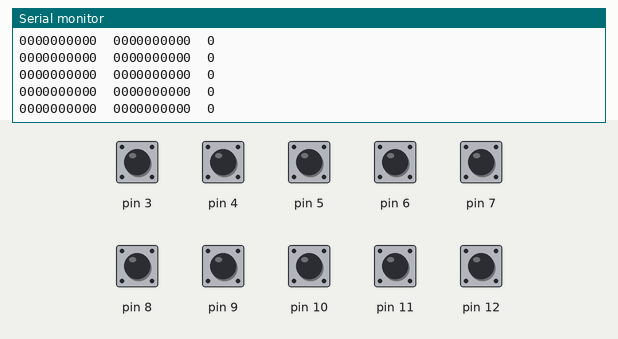
Bench run of a sketch on a simulated Arduino Uno, built with avr-gcc and run on an emulated ATmega328P. Parts: the last lines printed to the serial monitor. Inputs (shaded band) come from the test bench; at power-on: pin 3–12 HIGH.

Above: at 1.2 s.
1.3 s: pin 3 pulled LOW for 0.15 s
At 1.32 s:
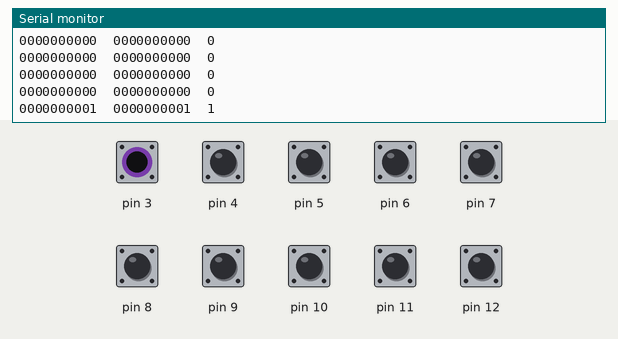
2.9 s: pin 4 pulled LOW for 0.15 s
At 2.95 s:
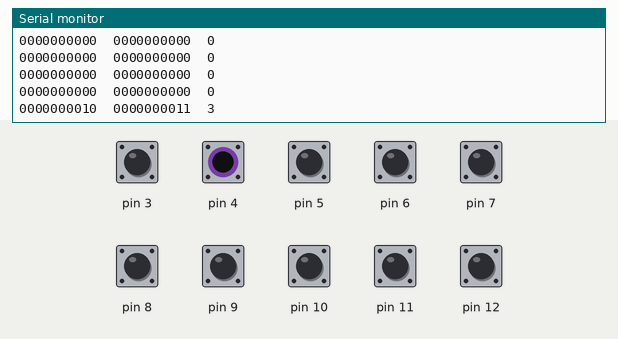
6.0 s: pin 5 pulled LOW for 0.15 s
At 6.09 s:
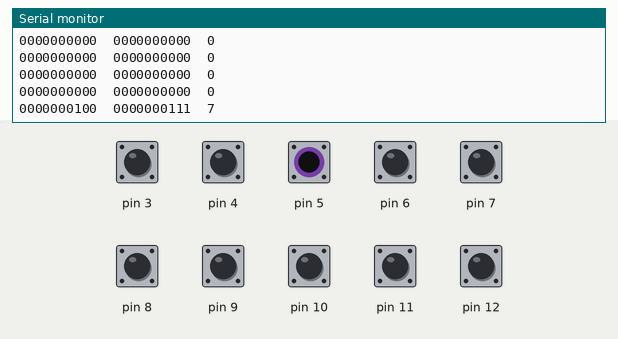
7.6 s: pin 6 pulled LOW for 0.15 s
At 7.61 s:
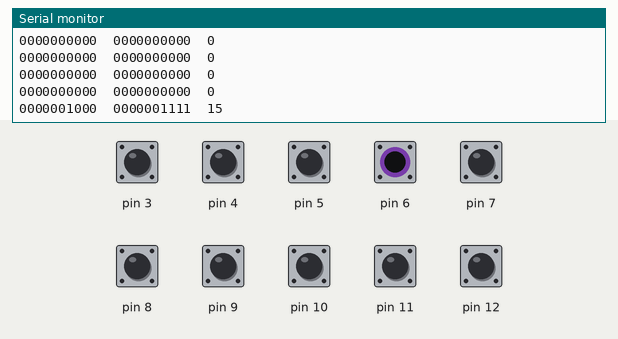
9.2 s: pin 7 pulled LOW for 0.15 s
At 9.23 s:
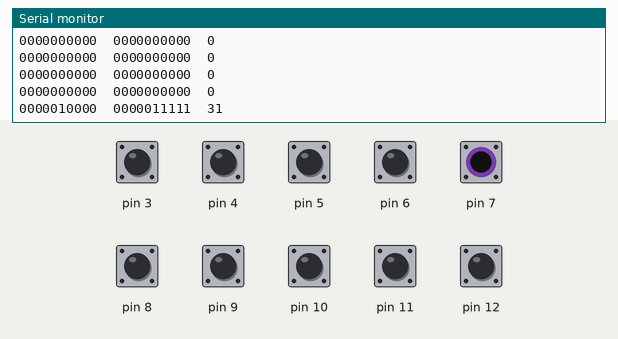
12.3 s: pin 8 pulled LOW for 0.15 s
At 12.38 s:
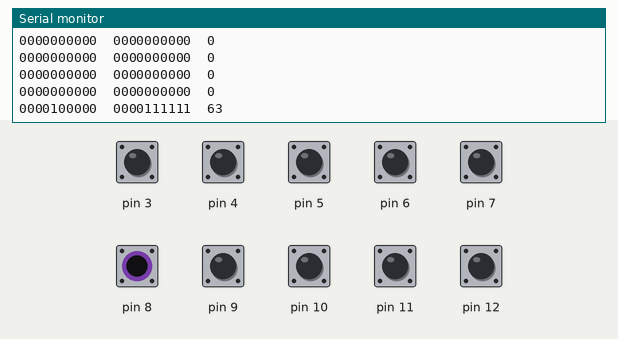
Timing chart, 0 to 14.9 s (numbered marks = the images above; inputs shaded):
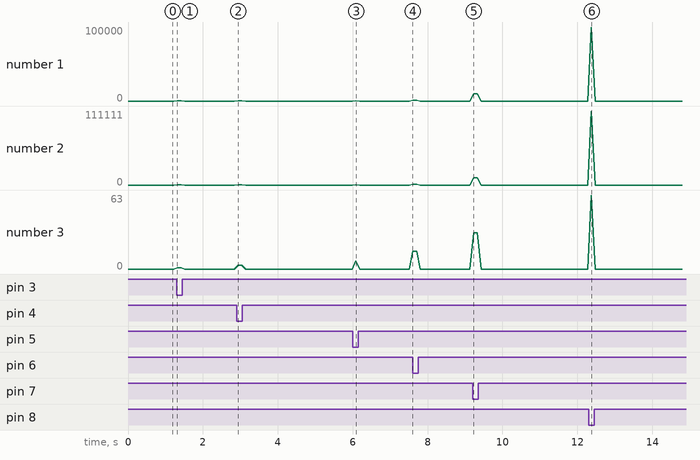

Measured:
- after the input at 1.3 s, the serial monitor: prints a new line at once (image 1)
- after the input at 2.9 s, the serial monitor: prints a new line at once (image 2)
- after the input at 6.0 s, the serial monitor: prints a new line after 0.08 s (image 3)
- after the input at 7.6 s, the serial monitor: prints a new line at once (image 4)
- after the input at 9.2 s, the serial monitor: prints a new line at once (image 5)
- after the input at 12.3 s, the serial monitor: prints a new line after 0.07 s (image 6)

The sketch:

10_bit_Absolute_enoder.ino
```cpp
#define BITS 10
#define LSB 12
int arr[]={1,2,4,8,16,32,64,128,256,512};

void greytobinary(int *a, int count)
{
	int i;
	for(i = count - 2; i >= 0; i--)
	{
	    a[i] = a[i]^a[i+1];
	}
}

int binarytodecimal(int *a, int count)
{
	int sum=0,i;
	for(i= 0;i < BITS;i++)
	sum = sum + (arr[i]*a[i]);
        return sum;
}

void setup(){
  int i;
  for (i = LSB; i > LSB - BITS; i--){
    pinMode(i, INPUT_PULLUP);
  }
  Serial.begin(9600);
  Serial.print("ready\n");
}

void loop(){
  int rawValues[BITS];
  int i, j;
  int result;

  j = BITS - 1;

  for (i = LSB; i > LSB - BITS; i--){
    int readVal;
    readVal = !digitalRead(i);
    rawValues[j] = readVal;
    j--;
  }
  for(j = BITS -1; j >=0; j--){
    Serial.print(rawValues[j]);
  }

  greytobinary(rawValues, BITS);
   Serial.print("\t");
  for(j = BITS-1; j>=0; j--){
    Serial.print(rawValues[j]);
  }

  result = binarytodecimal(rawValues, BITS);

  Serial.print("\t");
  Serial.println(result);
  delay(100);
}
```
